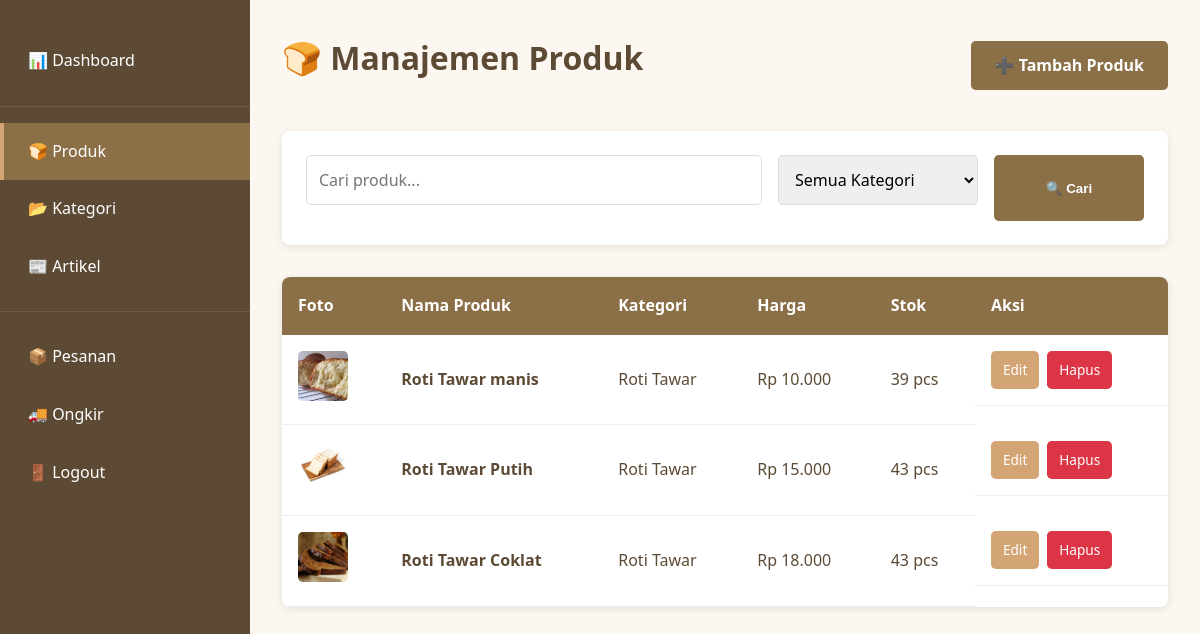
Page /admin/products/index.php (signed in) on the committed database.
### tables this page shows
CREATE TABLE `products` (
  `id` int(11) NOT NULL,
  `category_id` int(11) NOT NULL,
  `nama` varchar(100) NOT NULL,
  `deskripsi` text DEFAULT NULL,
  `harga` decimal(10,2) NOT NULL,
  `stok` int(11) DEFAULT 0,
  `foto_utama` varchar(255) DEFAULT NULL,
  `created_at` timestamp NOT NULL DEFAULT current_timestamp(),
  `updated_at` timestamp NOT NULL DEFAULT current_timestamp() ON UPDATE current_timestamp()
);

CREATE TABLE `categories` (
  `id` int(11) NOT NULL,
  `nama` varchar(100) NOT NULL,
  `deskripsi` text DEFAULT NULL,
  `created_at` timestamp NOT NULL DEFAULT current_timestamp()
);

### includes/functions.php (called while the page is built, shortened)
<?php
function formatCurrency($amount) {
    return 'Rp ' . number_format($amount, 0, ',', '.');
}
?>

### admin/products/index.php (the view, shortened to what this page needs)
<?php
require_once __DIR__ . '/../../includes/functions.php';
require_once __DIR__ . '/../../includes/auth-check.php';
$page = isset($_GET['page']) ? (int)$_GET['page'] : 1;
$search = isset($_GET['search']) ? sanitize($_GET['search']) : '';
$per_page = 12;
$offset = ($page - 1) * $per_page;
$where = "1=1";
$params = [];
$types = "";
$product_query = "SELECT p.*, c.nama as category_name
                  FROM products p
                  LEFT JOIN categories c ON p.category_id = c.id
                  WHERE $where
                  ORDER BY p.created_at DESC
                  LIMIT ? OFFSET ?";
$params[] = $per_page;
$params[] = $offset;
$types .= "ii";
$stmt = $conn->prepare($product_query);
if ($params) {
    $stmt->bind_param($types, ...$params);
}
$stmt->execute();
$products = $stmt->get_result()->fetch_all(MYSQLI_ASSOC);
?>
<!DOCTYPE html>
<html lang="id">
<head>
    <link rel="stylesheet" href="<?php echo BASE_URL; ?>assets/css/style.css">
</head>
<body>
    <div style="display: flex;">
        <?php include __DIR__ . '/../includes/sidebar.php'; ?>
        <div class="admin-content">
            <div class="content-header">
                <h1>🍞 Manajemen Produk</h1>
                <a href="<?php echo ADMIN_URL; ?>products/add.php" class="btn-add">➕ Tambah Produk</a>
            </div>
            <div class="search-section">
                <form method="GET" action="" class="search-form">
                    <input type="text" name="search" placeholder="Cari produk..." value="<?php echo htmlspecialchars($search); ?>">
                    <select name="category">
                        <option value="0">Semua Kategori</option>
                    </select>
                    <button type="submit">🔍 Cari</button>
                </form>
            </div>
            <?php if (count($products) > 0): ?>
            <table class="products-table">
                <thead>
                    <tr>
                        <th>Foto</th>
                        <th>Nama Produk</th>
                        <th>Kategori</th>
                        <th>Harga</th>
                        <th>Stok</th>
                        <th>Aksi</th>
                    </tr>
                </thead>
                <tbody>
                    <?php foreach ($products as $product): ?>
                    <tr>
                        <td>
                            <?php if (!empty($product['foto_utama'])): ?>
                                <img src="<?php echo PRODUCT_IMG_URL . htmlspecialchars($product['foto_utama']); ?>"
                                     alt="<?php echo htmlspecialchars($product['nama']); ?>"
                                     class="product-image"
                                     onerror="this.onerror=null; this.style.display='none'; this.nextElementSibling.style.display='flex';">
                            <?php else: ?>
                                <div class="product-image-placeholder">
                                    <span style="font-size: 1.5rem;">🍞</span>
                                </div>
                            <?php endif; ?>
                        </td>
                        <td><strong><?php echo htmlspecialchars($product['nama']); ?></strong></td>
                        <td><?php echo htmlspecialchars($product['category_name']); ?></td>
                        <td><?php echo formatCurrency($product['harga']); ?></td>
                        <td>
                            <span style="<?php echo $product['stok'] <= 10 ? 'color: #dc3545; font-weight: bold;' : ''; ?>">
                                <?php echo $product['stok']; ?> pcs
                            </span>
                        </td>
                        <td style="display: flex; gap: 0.5rem;">
                            <a href="<?php echo ADMIN_URL; ?>products/edit.php?id=<?php echo $product['id']; ?>" class="btn-edit">Edit</a>
                            <a href="?delete=<?php echo $product['id']; ?>" class="btn-delete" onclick="return confirm('Yakin ingin menghapus produk ini?')">Hapus</a>
                        </td>
                    </tr>
                    <?php endforeach; ?>
                </tbody>
            </table>
            <?php endif; ?>
        </div>
    </div>
</body>
</html>

### assets/css/style.css (style rules this page uses)
:root { --primary: #8B6F47; --secondary: #D4A574; --accent: #F5E6D3; --dark: #5C4A35; --light: #FDF7F1; --success: #28a745; --danger: #dc3545; --warning: #ffc107; --info: #17a2b8; }
* { margin: 0; padding: 0; box-sizing: border-box; }
html, body { height: 100%; font-family: 'Segoe UI', Tahoma, Geneva, Verdana, sans-serif; }
body { background-color: var(--light); color: var(--dark); line-height: 1.6; }
h1, h2, h3, h4, h5, h6 { color: var(--dark); margin-bottom: 1rem; font-weight: 600; }
a { color: var(--primary); text-decoration: none; transition: color 0.3s; }
input[type="text"], input[type="email"], input[type="password"], input[type="number"], input[type="date"], input[type="tel"], textarea, select { width: 100%; padding: 0.75rem; margin-bottom: 1rem; border: 1px solid #ddd; border-radius: 0.5rem; font-family: inherit; font-size: 1rem; transition: border-color 0.3s; }

### admin/products/index.php (style rules this page uses)
.admin-content { padding: 2rem; flex: 1; }
.content-header { display: flex; justify-content: space-between; align-items: center; margin-bottom: 2rem; }
.search-section { background: white; padding: 1.5rem; border-radius: 0.5rem; box-shadow: 0 2px 8px rgba(0, 0, 0, 0.1); margin-bottom: 2rem; }
.search-form { display: grid; grid-template-columns: 1fr 200px 150px; gap: 1rem; }
.search-form input, .search-form select { padding: 0.75rem; border: 1px solid #ddd; border-radius: 0.3rem; }
.search-form button { padding: 0.75rem; background-color: var(--primary); color: white; border: none; border-radius: 0.3rem; cursor: pointer; font-weight: 600; }
.btn-add { background-color: var(--primary); color: white; padding: 0.75rem 1.5rem; text-decoration: none; border-radius: 0.3rem; font-weight: 600; }
.products-table { width: 100%; border-collapse: collapse; background: white; box-shadow: 0 2px 8px rgba(0, 0, 0, 0.1); border-radius: 0.5rem; overflow: hidden; }
.products-table th { background-color: var(--primary); color: white; padding: 1rem; text-align: left; }
.products-table td { padding: 1rem; border-bottom: 1px solid #eee; }
.product-image { width: 50px; height: 50px; object-fit: cover; border-radius: 0.3rem; }
.btn-edit, .btn-delete { padding: 0.5rem 0.75rem; border: none; border-radius: 0.3rem; cursor: pointer; text-decoration: none; font-size: 0.85rem; font-weight: 500; display: inline-block; }
.btn-edit { background-color: var(--secondary); color: white; }
.btn-delete { background-color: #dc3545; color: white; }

### rows in the picture
products: foto_utama (picture), nama "Roti Tawar manis", category.nama "Roti Tawar", harga "Rp 10.000", stok "39"
products: foto_utama (picture), nama "Roti Tawar Putih", category.nama "Roti Tawar", harga "Rp 15.000", stok "43"
products: foto_utama (picture), nama "Roti Tawar Coklat", category.nama "Roti Tawar", harga "Rp 18.000", stok "43"
